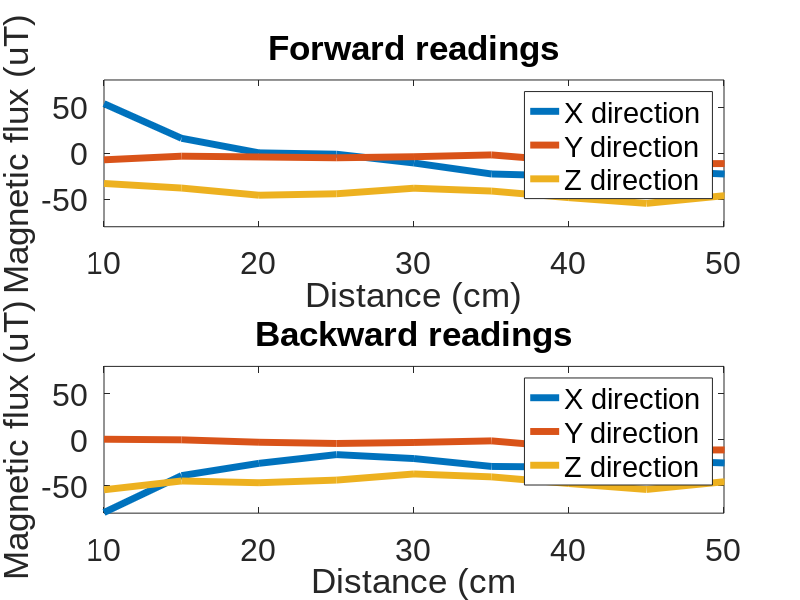

Recreate this plot in MATLAB. (Note: this script raises an error after producing the figure.)
clear all;
close all;
load('magnetometer_data_coil.mat','-mat')

%distance vector 
distance = 10:5:70; 

%counters to ensure readings are spaced appropriatetly
forward_counter = 1; 
backward_counter = 1; 

%for loop to seperate readings into forward and backward readings 
for i = 1:26 
    if rem(i,2) == 1 %then odd so backward reading 
        backward_readings(backward_counter,:) = magnetometer_data_coil(i,:);
        backward_counter = backward_counter + 1; 
    end

    if rem(i,2) == 0 %then even so forward reading
        forward_readings(forward_counter,:) = magnetometer_data_coil(i,:); 
        forward_counter = forward_counter + 1; 
    end
end

%plot just to look at the differences - presentation
figure; 
subplot(2,1,1)
plot(distance, forward_readings, 'LineWidth', 5)
title("Forward readings")
xlabel("Distance (cm)")
ylabel("Magnetic flux (uT)")
legend('X direction', 'Y direction', 'Z direction')
ylim([-80 80]);
xlim([10 50]);
subplot(2,1,2)
plot(distance, backward_readings, 'LineWidth',5)
title("Backward readings")
xlabel("Distance (cm")
ylabel("Magnetic flux (uT)")
legend('X direction', 'Y direction', 'Z direction')
ylim([-80 80])
xlim([10 50]);
set(findobj(gcf,'type','axes'),'FontName','Arial','FontSize',23)


%forward readings - backward readings 
forward_minus_backward = backward_subtraction(backward_readings, forward_readings);
%forward_minus_backward = forward_readings - backward_readings; 
figure;
plot(distance, forward_minus_backward, 'LineWidth', 5);
title("Forward readings - Backward readings")
xlabel("Distance (cm)")
ylabel("Magnetic flux (uT)")
legend('X direction', 'Y direction', 'Z direction')
xlim([10 50]);
set(findobj(gcf,'type','axes'),'FontName','Arial','FontSize',23)

